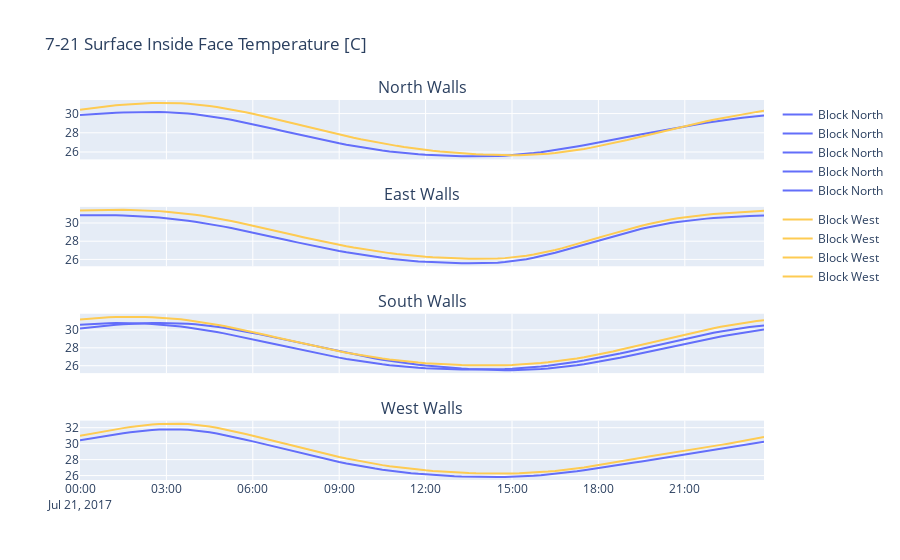

The notebook cell this image was saved under:
### Code cell
su = SurfaceData(plt)
su.create_fig(plt.dataset_names.in_surf_temp7_21)
